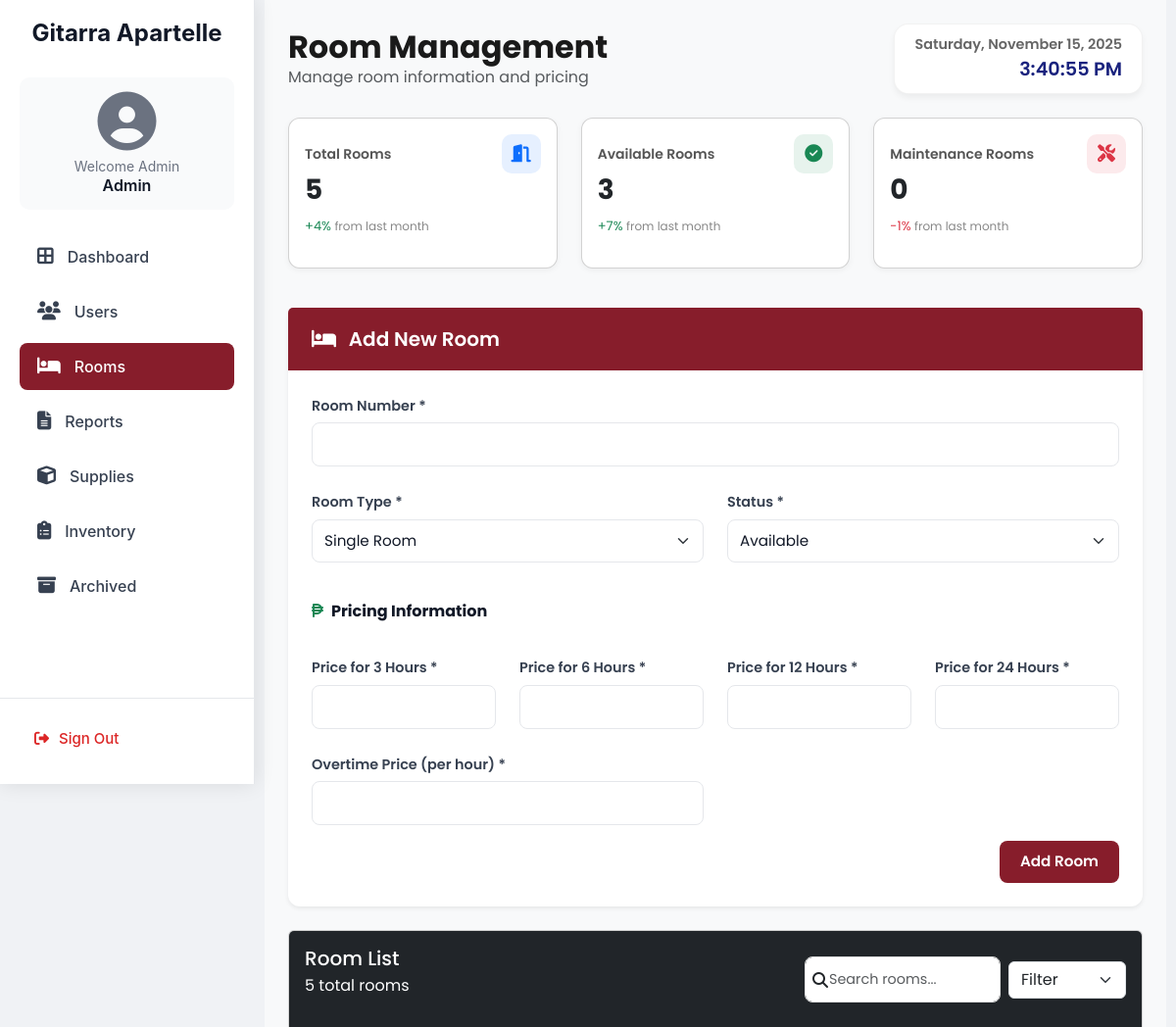
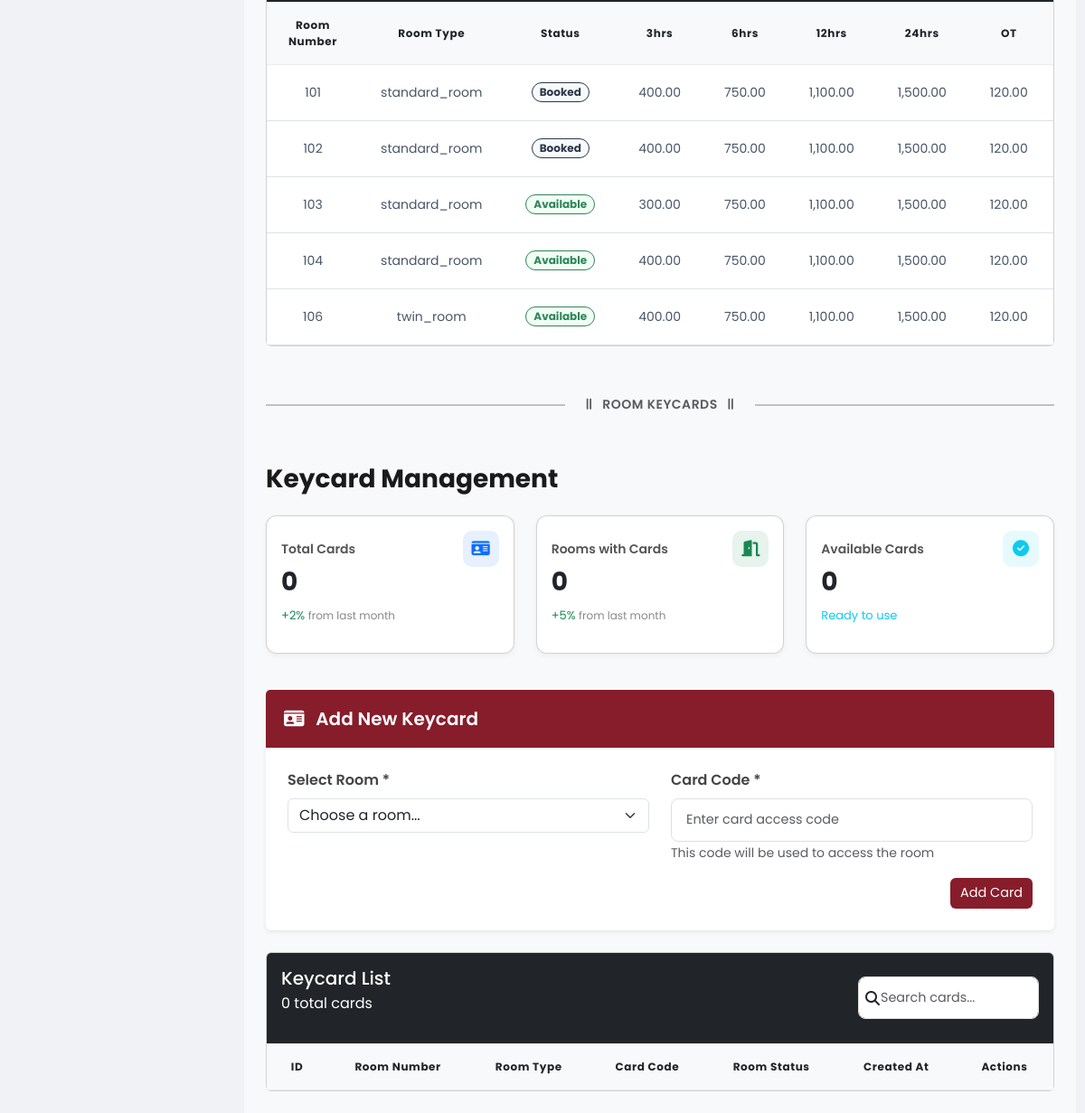
The app's page /admin-room.php (signed in), older data (2 pictures, top to bottom).
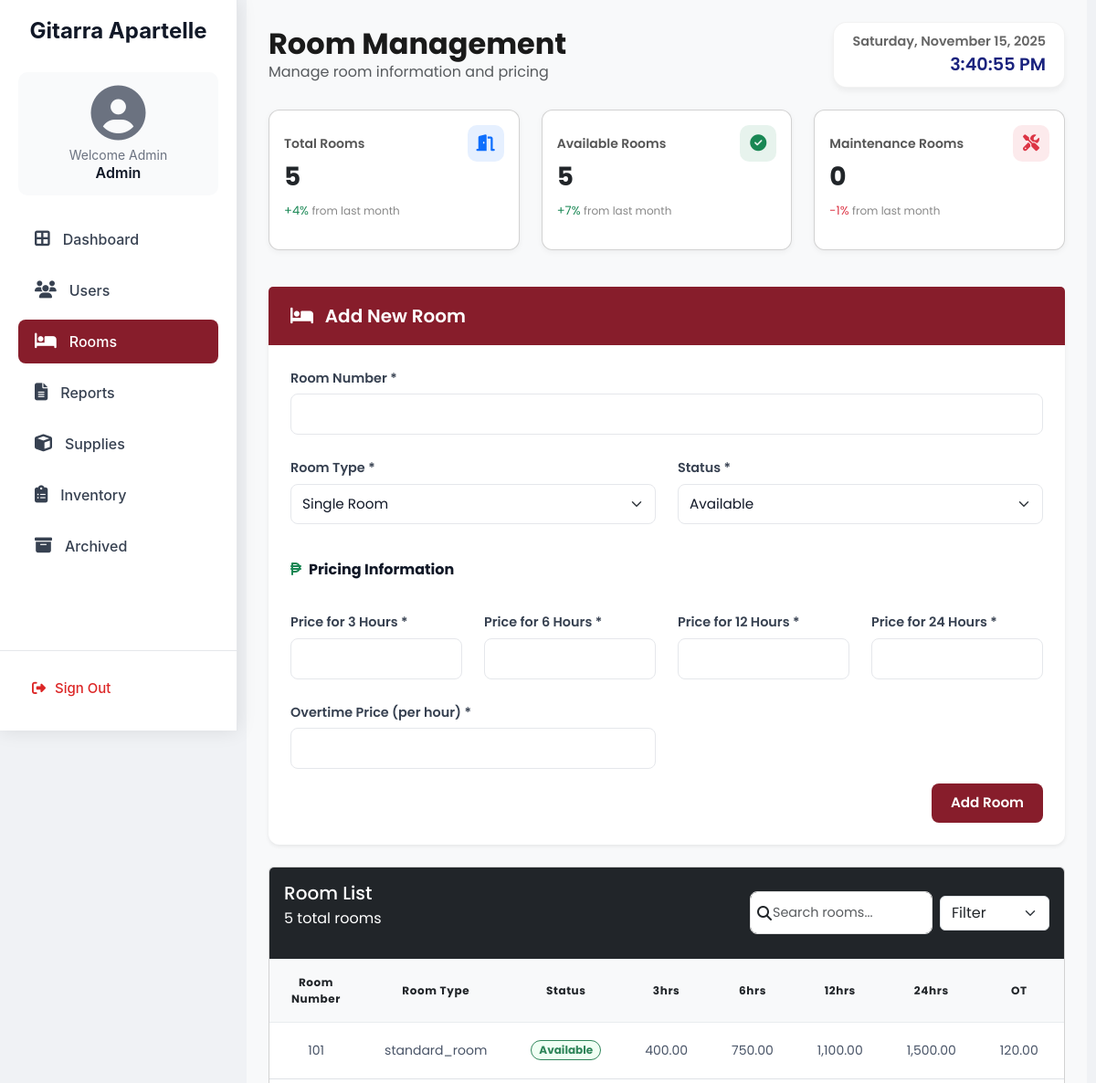
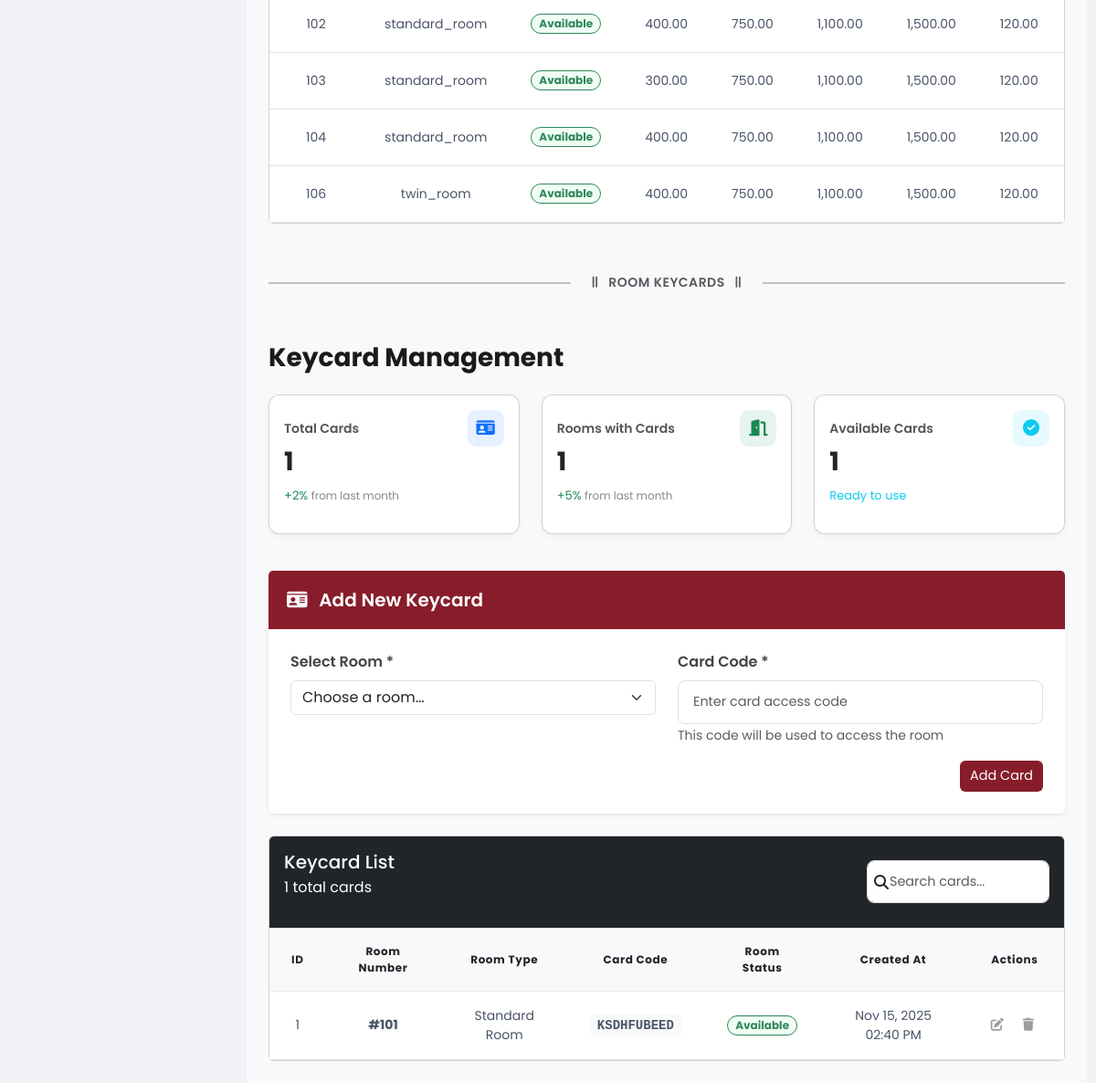
The same page, newer data (2 pictures, top to bottom).
### tables this page shows
CREATE TABLE `rooms` (
  `id` int NOT NULL,
  `room_number` int NOT NULL,
  `room_type` enum('single','twin_room','standard_room','studio','suite','queen_room','executive_room','suites','accessible_room','hollywood_twin_room','king_room','studio_hotel_rooms','villa','double_hotel_rooms','honeymoon_suite','penthouse_suite','single_hotel_rooms','adjoining_room','presidential_suite','connecting_rooms','quad_room','deluxe_room','double_room','triple_room') NOT NULL,
  `status` enum('available','booked','occupied','maintenance') NOT NULL DEFAULT 'available',
  `created_at` timestamp NULL DEFAULT CURRENT_TIMESTAMP,
  `updated_at` timestamp NULL DEFAULT CURRENT_TIMESTAMP ON UPDATE CURRENT_TIMESTAMP,
  `price_3hrs` decimal(10,2) NOT NULL DEFAULT '0.00',
  `price_6hrs` decimal(10,2) NOT NULL DEFAULT '0.00',
  `price_12hrs` decimal(10,2) NOT NULL DEFAULT '0.00',
  `price_24hrs` decimal(10,2) NOT NULL DEFAULT '0.00',
  `price_ot` decimal(10,2) NOT NULL DEFAULT '0.00',
  `is_archived` tinyint(1) DEFAULT '0',
  `archived_at` datetime DEFAULT NULL
);

CREATE TABLE `cards` (
  `id` int NOT NULL,
  `room_id` int NOT NULL,
  `code` varchar(100) NOT NULL,
  `created_at` timestamp NULL DEFAULT CURRENT_TIMESTAMP
);

### admin-room.php (the view, shortened to what the rows shown need)
<?php
require_once 'database.php';
$result = $conn->query("SELECT * FROM rooms WHERE is_archived = 0 ORDER BY room_number ASC");
?>
<!DOCTYPE html>
<html lang="en">
<head>
    <link href="https://cdn.jsdelivr.net/npm/bootstrap@5.3.0/dist/css/bootstrap.min.css" rel="stylesheet">
    <link rel="stylesheet" href="https://cdnjs.cloudflare.com/ajax/libs/font-awesome/6.4.2/css/all.min.css">
    <link href="https://cdn.datatables.net/1.11.5/css/dataTables.bootstrap5.min.css" rel="stylesheet">
    <link href="style.css" rel="stylesheet">
</head>
<body>
    <div class="content p-4">
        <div class="d-flex justify-content-between align-items-center mb-4">
            <div>
                <h2 class="fw-bold mb-0">Room Management</h2>
            </div>
        </div>
<div class="card">
  <div class="card-header bg-dark d-flex justify-content-between align-items-center p-3">
    <div>
      <h2 class="h5 mb-0 text-white">Room List</h2>
    </div>
  </div>
  <div class="card-body p-0">
    <div class="table-responsive">
      <table id="roomTable" class="table table-hover align-middle mb-0" style="width:100%;">
        <thead class="bg-gray-50 border-bottom border-gray-200">
          <tr>
            <th class="px-4 py-3 text-left text-xs font-medium text-gray-500 uppercase tracking-wider sorting">Room Number</th>
            <th class="px-4 py-3 text-left text-xs font-medium text-gray-500 uppercase tracking-wider sorting">Room Type</th>
            <th class="px-4 py-3 text-left text-xs font-medium text-gray-500 uppercase tracking-wider sorting">Status</th>
            <th class="px-4 py-3 sorting">3hrs</th>
            <th class="px-4 py-3 sorting">6hrs</th>
            <th class="px-4 py-3 sorting">12hrs</th>
            <th class="px-4 py-3 sorting">24hrs</th>
            <th class="px-4 py-3 sorting">OT</th>
            <th class="px-4 py-3 text-center sorting">Actions</th>
          </tr>
        </thead>
        <tbody>
          <?php while ($room = $result->fetch_assoc()): ?>
            <tr>
              <td class="px-4 py-3 text-sm text-gray-900"><?= htmlspecialchars($room['room_number']) ?></td>
              <td class="px-4 py-3 text-sm text-gray-900"><?= htmlspecialchars($room['room_type']) ?></td>
              <td class="px-4 py-3 text-sm">
                <span class="badge
                  bg-<?= ($room['status'] == 'available') ? 'green-100' : (($room['status'] == 'occupied') ? 'amber-100' : 'gray-100') ?>
                  text-<?= ($room['status'] == 'available') ? 'green-800' : (($room['status'] == 'occupied') ? 'amber-800' : 'gray-800') ?>
                  border-<?= ($room['status'] == 'available') ? 'green-200' : (($room['status'] == 'occupied') ? 'amber-200' : 'gray-200') ?>
                  rounded-pill px-2.5 py-0.5 text-xs font-medium">
                  <?= ucfirst($room['status']) ?>
                </span>
              </td>
              <td class="px-4 py-3 text-sm"><?= number_format($room['price_3hrs'], 2) ?></td>
              <td class="px-4 py-3 text-sm"><?= number_format($room['price_6hrs'], 2) ?></td>
              <td class="px-4 py-3 text-sm"><?= number_format($room['price_12hrs'], 2) ?></td>
              <td class="px-4 py-3 text-sm"><?= number_format($room['price_24hrs'], 2) ?></td>
              <td class="px-4 py-3 text-sm"><?= number_format($room['price_ot'], 2) ?></td>
              <td class="px-4 py-3 text-center">
              </td>
            </tr>
          <?php endwhile; ?>
        </tbody>
      </table>
    </div>
  </div>
</div>
<div class="mt-5">
    <?php
    $cardsQuery = "
        SELECT c.id, c.room_id, c.code, c.created_at,
               r.room_number, r.room_type, r.status
        FROM cards c
        LEFT JOIN rooms r ON c.room_id = r.id
        WHERE r.is_archived = 0
        ORDER BY c.created_at DESC
    ";
    $cardsResult = $conn->query($cardsQuery);
    ?>
    <div class="card">
        <div class="card-header bg-dark d-flex justify-content-between align-items-center p-3">
            <div>
                <h2 class="h5 mb-0 text-white">Keycard List</h2>
                <p class="text-sm text-white mt-1"><?php echo $cardsResult->num_rows; ?> total cards</p>
            </div>
        </div>
        <div class="card-body p-0">
            <div class="table-responsive">
                <table id="cardTable" class="table table-hover align-middle mb-0" style="width:100%;">
                    <thead class="bg-gray-50 border-bottom border-gray-200">
                        <tr>
                            <th class="px-4 py-3 text-left text-xs font-medium text-gray-500 uppercase tracking-wider sorting">ID</th>
                            <th class="px-4 py-3 text-left text-xs font-medium text-gray-500 uppercase tracking-wider sorting">Room Number</th>
                            <th class="px-4 py-3 text-left text-xs font-medium text-gray-500 uppercase tracking-wider sorting">Room Type</th>
                            <th class="px-4 py-3 text-left text-xs font-medium text-gray-500 uppercase tracking-wider sorting">Card Code</th>
                            <th class="px-4 py-3 text-left text-xs font-medium text-gray-500 uppercase tracking-wider sorting">Room Status</th>
                            <th class="px-4 py-3 sorting">Created At</th>
                            <th class="px-4 py-3 text-center sorting">Actions</th>
                        </tr>
                    </thead>
                    <tbody>
                        <?php while ($card = $cardsResult->fetch_assoc()): ?>
                        <tr>
                            <td class="px-4 py-3 text-sm text-gray-900"><?= $card['id'] ?></td>
                            <td class="px-4 py-3 text-sm"><strong>#<?= htmlspecialchars($card['room_number']) ?></strong></td>
                            <td class="px-4 py-3 text-sm text-gray-900"><?= ucwords(str_replace('_', ' ', $card['room_type'])) ?></td>
                            <td class="px-4 py-3 text-sm"><span style="font-family: 'Courier New', monospace; font-weight: 600; background: #f8f9fa; padding: 4px 8px; border-radius: 4px;"><?= htmlspecialchars($card['code']) ?></span></td>
                            <td class="px-4 py-3 text-sm">
                                <span class="badge
                                    bg-<?= ($card['status'] == 'available') ? 'green-100' : (($card['status'] == 'booked') ? 'amber-100' : 'gray-100') ?>
                                    text-<?= ($card['status'] == 'available') ? 'green-800' : (($card['status'] == 'booked') ? 'amber-800' : 'gray-800') ?>
                                    border-<?= ($card['status'] == 'available') ? 'green-200' : (($card['status'] == 'booked') ? 'amber-200' : 'gray-200') ?>
                                    rounded-pill px-2.5 py-0.5 text-xs font-medium">
                                    <?= ucfirst($card['status']) ?>
                                </span>
                            </td>
                            <td class="px-4 py-3 text-sm"><?= date('M d, Y h:i A', strtotime($card['created_at'])) ?></td>
                            <td class="px-4 py-3 text-center">
                                <div class="d-flex gap-2 justify-content-center user-actions">
                                  <a href="#"
                                    class="p-1 action-btn edit"
                                    title="Edit"
                                    data-card-id="<?= $card['id'] ?>"
                                    data-room-id="<?= $card['room_id'] ?>"
                                    data-room-number="<?= htmlspecialchars($card['room_number']) ?>"
                                    data-room-type="<?= ucwords(str_replace('_', ' ', $card['room_type'])) ?>"
                                    data-card-code="<?= htmlspecialchars($card['code']) ?>">
                                      <i class="fas fa-edit"></i>
                                  </a>
                                    <a href="javascript:void(0)"
                                       onclick="confirmDeleteCard(<?= $card['id'] ?>, '<?= htmlspecialchars($card['room_number']) ?>')"
                                       class="p-1 action-btn delete"
                                       title="Delete">
                                        <i class="fas fa-trash"></i>
                                    </a>
                                </div>
                            </td>
                        </tr>
                        <?php endwhile; ?>
                    </tbody>
                </table>
            </div>
        </div>
    </div>
</div>
</div>

Row changes from the older to the newer data that the page shows:
changed rooms (number 1 of 5 on the later page): status "Booked" → "Available"; id (not shown) → "1"
changed rooms (number 2 of 5 on the later page): status "Booked" → "Available"
added cards: id "1", room.room_number "101", room.room_type "Standard Room", code "KSDHFUBEED", room.status "Available", created_at "Nov 15, 2025 02:40 PM"
Text that changed along with them:
$available_rooms: "3" → "5"
$totalCards: "0" → "1"
$activeRooms: "0" → "1"
$availableCards: "0" → "1"
$cardsResult->num_rows: "0" → (not shown)
